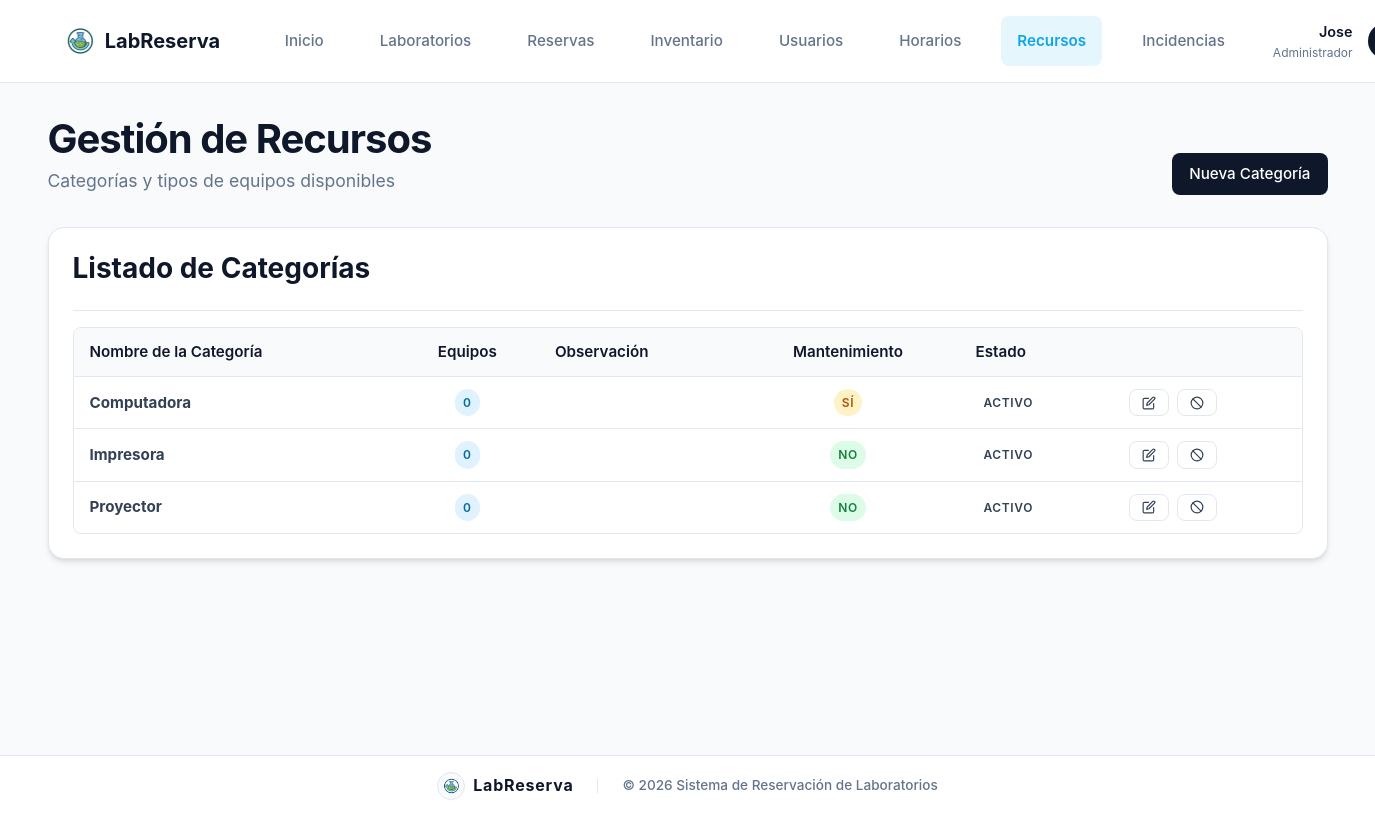
The app's page /recursos (signed in) with its own data.
### tables this page shows
CREATE TABLE `categorias_equipo` (
  `id_categoria` int(11) NOT NULL,
  `nombre_categoria` varchar(50) NOT NULL,
  `requiere_mantenimiento_mensual` tinyint(1) DEFAULT 0,
  `cantidad` int(11) DEFAULT 0,
  `observacion` varchar(255) NOT NULL,
  `esta_activo` tinyint(1) DEFAULT 1
);

### app/Controllers/RecursosController.php (called while the page is built, shortened)
<?php
class RecursosController extends Controller
{
    public function index()
    {
        $model = $this->model('Recurso');
        $recursos = $model->getAll();
        $this->view('recursos/index', ['recursos' => $recursos]);
    }
}

### core/App.php (called while the page is built, shortened)
<?php
class App
{
    protected $controller = 'AuthController';
    protected $method = 'index';
    public function __construct()
    {
        $url = $this->parseUrl();
        if (isset($url[0]) && $url[0] !== '') {
            $controllerName = ucwords($url[0]) . 'Controller';
            $controllerFile = __DIR__ . '/../app/Controllers/' . $controllerName . '.php';
            if (file_exists($controllerFile)) {
                $this->controller = new $controllerName();
                unset($url[0]);
            }
        } else {
            $defaultFile = __DIR__ . '/../app/Controllers/' . $this->controller . '.php';
            if (file_exists($defaultFile)) {
                require_once $defaultFile;
                $this->controller = new $this->controller();
            }
        }
        $this->params = $url ? array_values($url) : [];
        call_user_func_array([$this->controller, $this->method], $this->params);
    }
    public function parseUrl()
    {
        if (isset($_GET['url'])) {
            return explode('/', filter_var(rtrim($_GET['url'], '/'), FILTER_SANITIZE_URL));
        }
        return [];
    }
}

### public/index.php (called while the page is built, shortened)
<?php
require_once __DIR__ . '/../config/database.php';
require_once __DIR__ . '/../core/App.php';
require_once __DIR__ . '/../core/Controller.php';
require_once __DIR__ . '/../core/Model.php';
$app = new App();

### config/database.php (called while the page is built)
<?php
class Database
{
    private static $connection = null;
    public static function getConnection()
    {
        if (self::$connection === null) {
            $host = '127.0.0.1';
            $db   = 'laboratory';
            $user = 'root';
            $pass = '';
            $charset = 'utf8mb4';
            $dsn = "mysql:host=$host;dbname=$db;charset=$charset";
            $options = [
                PDO::ATTR_ERRMODE => PDO::ERRMODE_EXCEPTION,
                PDO::ATTR_DEFAULT_FETCH_MODE => PDO::FETCH_ASSOC,
                PDO::ATTR_EMULATE_PREPARES => false,
            ];
            try {
                self::$connection = new PDO($dsn, $user, $pass, $options);
            } catch (PDOException $e) {
                die('DB Connection failed: ' . $e->getMessage());
            }
        }
        return self::$connection;
    }
}

### core/Model.php (called while the page is built, shortened)
<?php
class Model
{
    public function __construct()
    {
        $this->db = Database::getConnection();
    }
}

### app/Models/Recurso.php (called while the page is built, shortened)
<?php
class Recurso extends Model
{
    public function getAll()
    {
        $sql = "SELECT c.id_categoria, c.nombre_categoria, c.requiere_mantenimiento_mensual, c.observacion, c.esta_activo,
                (SELECT COUNT(*) FROM inventario i WHERE i.id_categoria = c.id_categoria) as cantidad
                FROM categorias_equipo c
                ORDER BY c.nombre_categoria";
        $stmt = $this->db->query($sql);
        return $stmt->fetchAll();
    }
}

### app/Views/recursos/index.php (the view, shortened to what this page needs)
<?php
require __DIR__ . '/../_header.php';
?>
<div class="pagina-cabecera">
    <div>
        <h1 class="pagina-titulo">Gestión de Recursos</h1>
        <p class="pagina-subtitulo">Categorías y tipos de equipos disponibles</p>
    </div>
    <div class="acciones">
        <a href="<?= $appRoot ?>/recursos/create" class="btn btn-primario">Nueva Categoría</a>
    </div>
</div>
<div class="card">
    <div class="card-header">
        <h3>Listado de Categorías</h3>
    </div>
    <div class="tabla-contenedor">
        <?php if (!empty($recursos)): ?>
            <table class="tabla" style="width: 100%;">
                <thead>
                    <tr>
                        <th>Nombre de la Categoría</th>
                        <th style="text-align: center;">Equipos</th>
                        <th>Observación</th>
                        <th style="text-align: center;">Mantenimiento</th>
                        <th>Estado</th>
                        <th></th>
                    </tr>
                </thead>
                <tbody id="recursos-body">
                    <?php foreach ($recursos as $r): ?>
                        <tr>
                            <td><strong><?= htmlspecialchars($r['nombre_categoria']) ?></strong></td>
                            <td style="text-align: center;">
                                <span class="badge badge-info"><?= htmlspecialchars($r['cantidad']) ?></span>
                            </td>
                            <td>
                            </td>
                            <td style="text-align: center;">
                                <?php if (!empty($r['requiere_mantenimiento_mensual'])): ?>
                                    <span class="badge badge-advertencia">Sí</span>
                                <?php else: ?>
                                    <span class="badge badge-exito">No</span>
                                <?php endif; ?>
                            </td>
                            <td>
                                <?php if ($r['esta_activo']): ?>
                                    <span class="badge badge-success">Activo</span>
                                <?php else: ?>
                                    <span class="badge badge-error">Inactivo</span>
                                <?php endif; ?>
                            </td>
                            <td>
                                <div style="display: flex; gap: 8px;">
                                    <a href="<?= $appRoot ?>/recursos/edit/<?= $r['id_categoria'] ?>" class="btn btn-secundario btn-sm" title="Editar">
                                    </a>
                                    <a href="<?= $appRoot ?>/recursos/toggleStatus/<?= $r['id_categoria'] ?>" class="btn btn-secundario btn-sm" title="<?= $r['esta_activo'] ? 'Desactivar' : 'Activar' ?>">
                                        <?php if ($r['esta_activo']): ?>
                                            <svg xmlns="http://www.w3.org/2000/svg" width="14" height="14" viewBox="0 0 24 24" fill="none" stroke="currentColor" stroke-width="2" stroke-linecap="round" stroke-linejoin="round"><circle cx="12" cy="12" r="10"></circle><line x1="4.93" y1="4.93" x2="19.07" y2="19.07"></line></svg>
                                        <?php else: ?>
                                            <svg xmlns="http://www.w3.org/2000/svg" width="14" height="14" viewBox="0 0 24 24" fill="none" stroke="currentColor" stroke-width="2" stroke-linecap="round" stroke-linejoin="round"><path d="M22 11.08V12a10 10 0 1 1-5.93-9.14"></path><polyline points="22 4 12 14.01 9 11.01"></polyline></svg>
                                        <?php endif; ?>
                                    </a>
                                </div>
                            </td>
                        </tr>
                    <?php endforeach; ?>
                </tbody>
            </table>
        <?php else: ?>
            <div style="padding: var(--espacio-lg); text-align: center; color: var(--color-texto-claro);">
                <p>No hay categorías registradas.</p>
            </div>
        <?php endif; ?>
    </div>
</div>
<?php require __DIR__ . '/../_footer.php'; ?>

### records on screen
categorias_equipo: nombre_categoria "Computadora", cantidad "0", requiere_mantenimiento_mensual "SÍ", esta_activo "ACTIVO"
categorias_equipo: nombre_categoria "Impresora", cantidad "0", requiere_mantenimiento_mensual "NO", esta_activo "ACTIVO"
categorias_equipo: nombre_categoria "Proyector", cantidad "0", requiere_mantenimiento_mensual "NO", esta_activo "ACTIVO"

### other values on screen
$_SESSION['user']['nombre'] "Jose"
